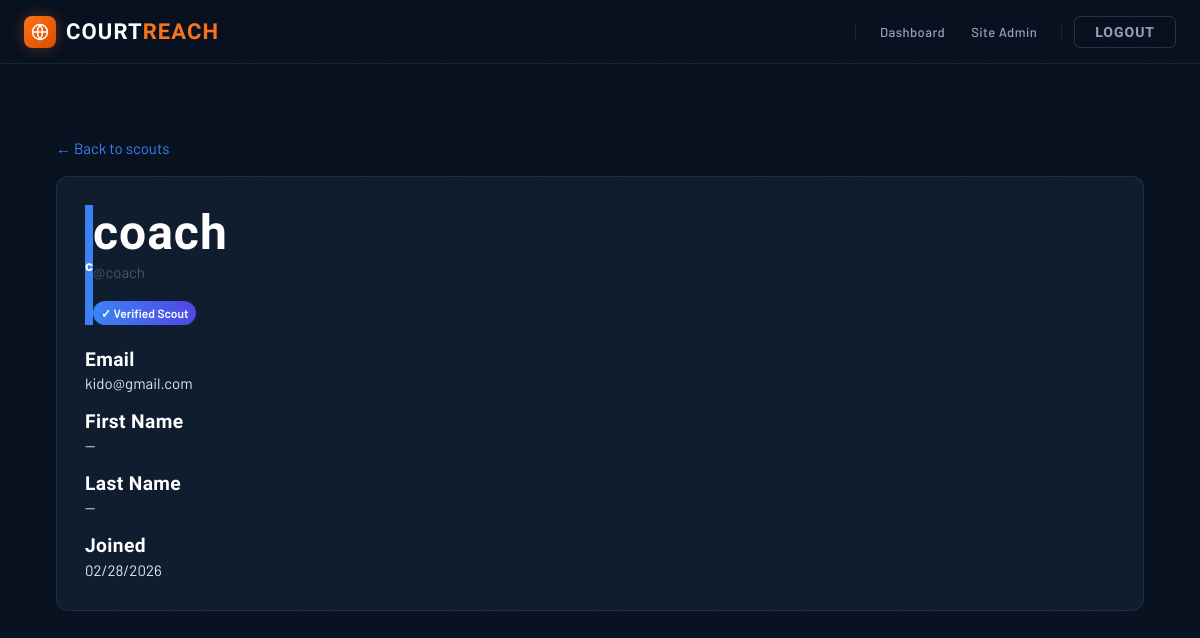
/accounts/admin/scout/2/ (signed in), run on the app's committed database.
### accounts/models.py (models this page shows, shortened)
class CustomUser(AbstractUser):
    PLAYER = 'PLAYER'
    SCOUT = 'SCOUT'
    ROLE_CHOICES = [
        (PLAYER, 'Player'),
        (SCOUT, 'Scout'),
    ]
    role = models.CharField(max_length=10, choices=ROLE_CHOICES)
    is_verified = models.BooleanField(default=False)
    profile_picture = models.ImageField(upload_to='scout_profiles/', null=True, blank=True)

### accounts/views.py (the view)
# urls.py: path('admin/scout/<int:user_id>/', views.admin_scout_detail, name='admin_scout_detail'),
@admin_required
def admin_scout_detail(request, user_id):
    scout = get_object_or_404(CustomUser, id=user_id, role=CustomUser.SCOUT)
    return render(request, 'accounts/admin_scout_detail.html', {'scout': scout})

### accounts/views.py (called while the page is built)
def admin_required(view_func):
    from django.contrib.auth.decorators import user_passes_test
    return user_passes_test(lambda u: u.is_superuser)(view_func)

### messaging/context_processors.py (called while the page is built)
def unread_count(request):
    if request.user.is_authenticated:
        return {'unread_count': Message.objects.filter(receiver=request.user, is_read=False).count()}
    return {'unread_count': 0}

### accounts/templates/accounts/admin_scout_detail.html (shortened to what this page needs)
{% extends "core/base.html" %}
{% block content %}
<div class="container-max py-8">
    <a href="{% url 'admin_scouts' %}" class="text-blue-500 mb-4 inline-block">← Back to scouts</a>
    <div class="card">
        <div class="flex items-start space-x-6 mb-6 pb-6 border-b">
            {% if scout.profile_picture %}
                <img src="{{ scout.profile_picture.url }}" alt="Profile" class="w-32 h-32 rounded-full object-cover">
            {% else %}
                <div class="w-32 h-32 rounded-full bg-blue-500 flex items-center justify-center flex-shrink-0">
                    <span class="text-5xl font-bold text-white">{{ scout.first_name|first|default:scout.username|first }}</span>
                </div>
            {% endif %}
            <div class="flex-1">
                <h1 class="text-3xl font-bold mb-2">{{ scout.get_full_name|default:scout.username }}</h1>
                <p class="text-gray-600">@{{ scout.username }}</p>
                <div class="mt-4">
                    {% if scout.is_verified %}
                        <span class="badge-premium">✓ Verified Scout</span>
                    {% else %}
                        <span class="bg-red-100 text-red-800 px-3 py-1 rounded text-sm">Awaiting Verification</span>
                    {% endif %}
                </div>
            </div>
        </div>
        <div class="grid grid-cols-1 md:grid-cols-2 gap-4">
            <div>
                <h3 class="font-bold">Email</h3>
                <p>{{ scout.email|default:"—" }}</p>
            </div>
            <div>
                <h3 class="font-bold">First Name</h3>
                <p>{{ scout.first_name|default:"—" }}</p>
            </div>
            <div>
                <h3 class="font-bold">Last Name</h3>
                <p>{{ scout.last_name|default:"—" }}</p>
            </div>
            <div>
                <h3 class="font-bold">Joined</h3>
                <p>{{ scout.date_joined|date:"SHORT_DATE_FORMAT" }}</p>
            </div>
        </div>
    </div>
</div>
{% endblock %}

### core/templates/core/base.html (style rules this page uses)
:root { --c-bg: #08111f; --c-surface: #0f1c2e; --c-surface-2: #162336; --c-surface-3: #1a2a3f; --c-border: rgba(255, 255, 255, 0.08); --c-border-focus:rgba(249, 115, 22, 0.6); --c-accent: #f97316; --c-accent-dim: #7c2d12; --c-accent-glow: rgba(249, 115, 22, 0.3); --c-text: #e2e8f0; --c-muted: #64748b; --c-muted-light: #94a3b8; --c-placeholder: #4a5568; --nav-h: 64px; }
*, *::before, *::after { box-sizing: border-box; }
html, body { height: 100%; margin: 0; }
body { font-family: 'Barlow', sans-serif; font-size: 15px; background-color: var(--c-bg); color: var(--c-text); line-height: 1.6; -webkit-font-smoothing: antialiased; }
body::after { content: ''; position: fixed; inset: 0; pointer-events: none; z-index: 9999; opacity: 0.5; }
.card { background: var(--c-surface); border: 1px solid var(--c-border); border-radius: 12px; padding: 1.75rem; }
h1, h2, h3, h4, h5, h6 { font-family: 'Barlow Condensed', sans-serif; color: #fff; line-height: 1.15; letter-spacing: 0.02em; margin-top: 0; }
p { color: var(--c-text); margin-top: 0; }
a { color: var(--c-accent); }
h1 { font-size: clamp(1.75rem, 4vw, 3rem); color: #fff; }
h3 { font-size: 1.2rem; color: #fff; }

### data on the page
CustomUser: first_name|first "c", get_full_name "coach", username "coach", email "kido@gmail.com", first_name "—", last_name "—", date_joined "02/28/2026"
